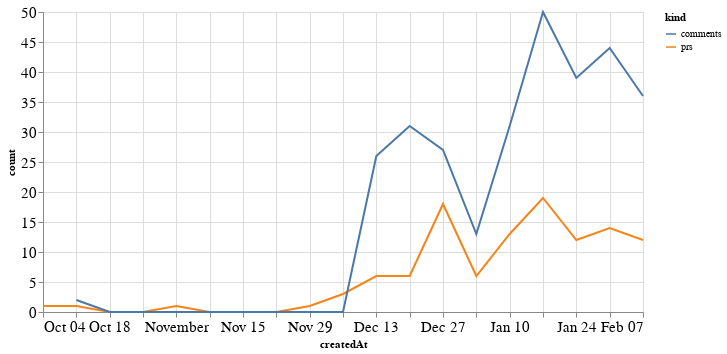

The cell this chart's notebook holds for it:
### Code cell
alt.Chart(total_time, width=600).mark_line().encode(
    x='createdAt',
    y='count',
    color='kind'
)

### Figure 1 — Vega-Lite specification as saved in the notebook (floating-point values rounded to 4 significant figures)
{"config": {"axisLeft": {"labelFontSize": 15}, "axisBottom": {"labelFontSize": 15}}, "data": {"name": "data-0cbd13f1c6395f6809cef51cce22ac8a"}, "mark": "line", "encoding": {"color": {"type": "nominal", "field": "kind"}, "x": {"type": "temporal", "field": "createdAt"}, "y": {"type": "quantitative", "field": "count"}}, "width": 600, "$schema": "https://vega.github.io/schema/vega-lite/v4.8.1.json", "datasets": {"data-0cbd13f1c6395f6809cef51cce22ac8a": [{"createdAt": "2020-10-04T00:00:00", "kind": "prs", "count": 1.0}, {"createdAt": "2020-10-11T00:00:00", "kind": "prs", "count": 1.0}, {"createdAt": "2020-10-18T00:00:00", "kind": "prs", "count": 0.0}, {"createdAt": "2020-10-25T00:00:00", "kind": "prs", "count": 0.0}, {"createdAt": "2020-11-01T00:00:00", "kind": "prs", "count": 1.0}, {"createdAt": "2020-11-08T00:00:00", "kind": "prs", "count": 0.0}, {"createdAt": "2020-11-15T00:00:00", "kind": "prs", "count": 0.0}, {"createdAt": "2020-11-22T00:00:00", "kind": "prs", "count": 0.0}, {"createdAt": "2020-11-29T00:00:00", "kind": "prs", "count": 1.0}, {"createdAt": "2020-12-06T00:00:00", "kind": "prs", "count": 3.0}, {"createdAt": "2020-12-13T00:00:00", "kind": "prs", "count": 6.0}, {"createdAt": "2020-12-20T00:00:00", "kind": "prs", "count": 6.0}, {"createdAt": "2020-12-27T00:00:00", "kind": "prs", "count": 18.0}, {"createdAt": "2021-01-03T00:00:00", "kind": "prs", "count": 6.0}, {"createdAt": "2021-01-10T00:00:00", "kind": "prs", "count": 13.0}, {"createdAt": "2021-01-17T00:00:00", "kind": "prs", "count": 19.0}, {"createdAt": "2021-01-24T00:00:00", "kind": "prs", "count": 12.0}, {"createdAt": "2021-01-31T00:00:00", "kind": "prs", "count": 14.0}, {"createdAt": "2021-02-07T00:00:00", "kind": "prs", "count": 12.0}, {"createdAt": "2020-10-04T00:00:00", "kind": "comments", "count": null}, {"createdAt": "2020-10-11T00:00:00", "kind": "comments", "count": 2.0}, {"createdAt": "2020-10-18T00:00:00", "kind": "comments", "count": 0.0}, {"createdAt": "2020-10-25T00:00:00", "kind": "comments", "count": 0.0}, {"createdAt": "2020-11-01T00:00:00", "kind": "comments", "count": 0.0}, {"createdAt": "2020-11-08T00:00:00", "kind": "comments", "count": 0.0}, {"createdAt": "2020-11-15T00:00:00", "kind": "comments", "count": 0.0}, {"createdAt": "2020-11-22T00:00:00", "kind": "comments", "count": 0.0}, {"createdAt": "2020-11-29T00:00:00", "kind": "comments", "count": 0.0}, {"createdAt": "2020-12-06T00:00:00", "kind": "comments", "count": 0.0}, {"createdAt": "2020-12-13T00:00:00", "kind": "comments", "count": 26.0}, {"createdAt": "2020-12-20T00:00:00", "kind": "comments", "count": 31.0}, {"createdAt": "2020-12-27T00:00:00", "kind": "comments", "count": 27.0}, {"createdAt": "2021-01-03T00:00:00", "kind": "comments", "count": 13.0}, {"createdAt": "2021-01-10T00:00:00", "kind": "comments", "count": 31.0}, {"createdAt": "2021-01-17T00:00:00", "kind": "comments", "count": 50.0}, {"createdAt": "2021-01-24T00:00:00", "kind": "comments", "count": 39.0}, {"createdAt": "2021-01-31T00:00:00", "kind": "comments", "count": 44.0}, {"createdAt": "2021-02-07T00:00:00", "kind": "comments", "count": 36.0}]}}
